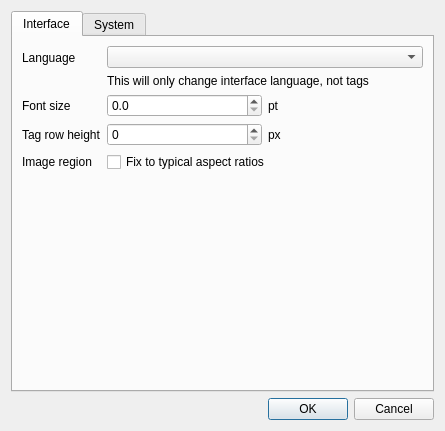
<?xml version="1.0" encoding="UTF-8"?>
<ui version="4.0">
 <class>SettingsDialog</class>
 <widget class="QDialog" name="SettingsDialog">
  <property name="geometry">
   <rect>
    <x>0</x>
    <y>0</y>
    <width>445</width>
    <height>431</height>
   </rect>
  </property>
  <property name="windowTitle">
   <string>Settings</string>
  </property>
  <layout class="QVBoxLayout" name="verticalLayout_2">
   <item>
    <widget class="QTabWidget" name="tabWidget">
     <property name="currentIndex">
      <number>0</number>
     </property>
     <widget class="QWidget" name="tabInterface">
      <attribute name="title">
       <string>Interface</string>
      </attribute>
      <layout class="QVBoxLayout" name="verticalLayout">
       <item>
        <layout class="QFormLayout" name="formLayout">
         <item row="0" column="0">
          <widget class="QLabel" name="label_5">
           <property name="text">
            <string>Language</string>
           </property>
          </widget>
         </item>
         <item row="0" column="1">
          <layout class="QVBoxLayout" name="verticalLayout_6">
           <item>
            <widget class="QComboBox" name="comboBoxLanguages"/>
           </item>
           <item>
            <widget class="QLabel" name="label_6">
             <property name="text">
              <string>This will only change interface language, not tags</string>
             </property>
            </widget>
           </item>
          </layout>
         </item>
         <item row="1" column="0">
          <widget class="QLabel" name="label">
           <property name="text">
            <string>Font size</string>
           </property>
          </widget>
         </item>
         <item row="1" column="1">
          <layout class="QHBoxLayout" name="horizontalLayout">
           <item>
            <widget class="QDoubleSpinBox" name="spinBoxFontSize">
             <property name="decimals">
              <number>1</number>
             </property>
             <property name="maximum">
              <double>1000.000000000000000</double>
             </property>
             <property name="singleStep">
              <double>0.500000000000000</double>
             </property>
            </widget>
           </item>
           <item>
            <widget class="QLabel" name="label_2">
             <property name="text">
              <string>pt</string>
             </property>
            </widget>
           </item>
          </layout>
         </item>
         <item row="2" column="0">
          <widget class="QLabel" name="label_3">
           <property name="text">
            <string>Tag row height</string>
           </property>
          </widget>
         </item>
         <item row="2" column="1">
          <layout class="QHBoxLayout" name="horizontalLayout_2">
           <item>
            <widget class="QSpinBox" name="spinBoxTagRowHeight"/>
           </item>
           <item>
            <widget class="QLabel" name="label_4">
             <property name="text">
              <string>px</string>
             </property>
            </widget>
           </item>
          </layout>
         </item>
         <item row="3" column="0">
          <widget class="QLabel" name="label_7">
           <property name="text">
            <string>Image region</string>
           </property>
          </widget>
         </item>
         <item row="3" column="1">
          <widget class="QCheckBox" name="checkBoxImageFixedAspectRatios">
           <property name="text">
            <string>Fix to typical aspect ratios</string>
           </property>
          </widget>
         </item>
        </layout>
       </item>
      </layout>
     </widget>
     <widget class="QWidget" name="tabSystem">
      <attribute name="title">
       <string>System</string>
      </attribute>
      <layout class="QVBoxLayout" name="verticalLayout_7">
       <item>
        <widget class="QCheckBox" name="checkBoxBackupOnAnyChange">
         <property name="toolTip">
          <string>&lt;html&gt;&lt;head/&gt;&lt;body&gt;&lt;p&gt;This is meant for development mostly. Any change in assigned tags or in tag library will generate new backup files. This will quickly take a lot of space and slow things down massively.&lt;/p&gt;&lt;/body&gt;&lt;/html&gt;</string>
         </property>
         <property name="text">
          <string>Backup on any change (may generate massive amount of files!)</string>
         </property>
        </widget>
       </item>
      </layout>
     </widget>
    </widget>
   </item>
   <item>
    <widget class="QDialogButtonBox" name="buttonBox">
     <property name="orientation">
      <enum>Qt::Orientation::Horizontal</enum>
     </property>
     <property name="standardButtons">
      <set>QDialogButtonBox::StandardButton::Cancel|QDialogButtonBox::StandardButton::Ok</set>
     </property>
    </widget>
   </item>
  </layout>
 </widget>
 <resources/>
 <connections>
  <connection>
   <sender>buttonBox</sender>
   <signal>accepted()</signal>
   <receiver>SettingsDialog</receiver>
   <slot>accept()</slot>
   <hints>
    <hint type="sourcelabel">
     <x>248</x>
     <y>254</y>
    </hint>
    <hint type="destinationlabel">
     <x>157</x>
     <y>274</y>
    </hint>
   </hints>
  </connection>
  <connection>
   <sender>buttonBox</sender>
   <signal>rejected()</signal>
   <receiver>SettingsDialog</receiver>
   <slot>reject()</slot>
   <hints>
    <hint type="sourcelabel">
     <x>316</x>
     <y>260</y>
    </hint>
    <hint type="destinationlabel">
     <x>286</x>
     <y>274</y>
    </hint>
   </hints>
  </connection>
 </connections>
</ui>
